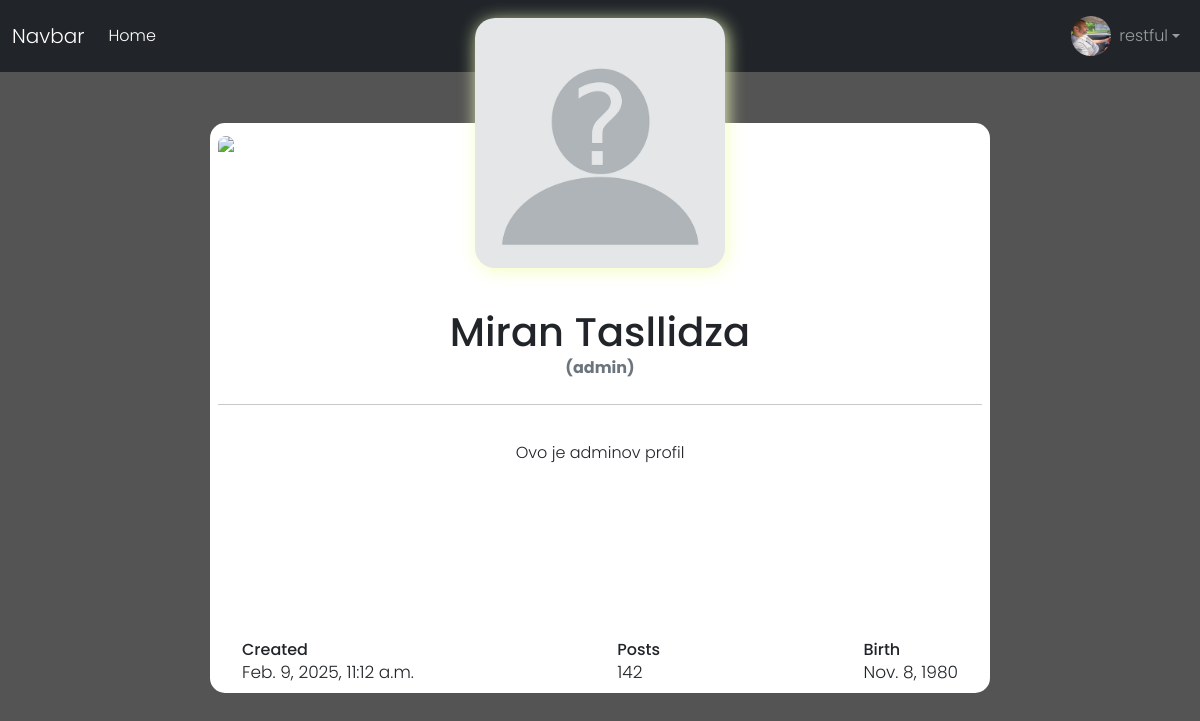
/profiles/1/ (signed in), run on the app's committed database.
### profiles/models.py (models this page shows, shortened)
class Profile (models.Model):
    user = models.OneToOneField(User, on_delete=models.CASCADE)
    bio = models.TextField(blank=True)
    profile_image = models.ImageField(default="avatar.png", upload_to="avatars/")
    date_of_birth = models.DateField(null=True, blank=True)
    updated = models.DateTimeField(auto_now=True)
    created = models.DateTimeField(auto_now_add=True)

### profiles/views.py (the view)
# urls.py: path('<int:pk>/', views.wiew_profile, name='profile'),
def wiew_profile(request, pk):
    profile = Profile.objects.get(pk=pk)
    return render(request, 'profiles/profile.html', {'profile': profile})

### profiles/templates/profiles/profile.html (shortened to what this page needs)
{% extends 'base.html' %}
{% load static %}
{% block styles %}
<link rel="stylesheet" href="{% static 'profiles/css/profile.css' %}">
{% endblock styles %}
{% block content %}
<div class="container d-flex justify-content-center align-items-center">
    <div class="card">
        <div class="upper">
            <img src="https://i.imgur.com/Qtrsrk5.jpg" class="img-fluid">
        </div>
        <div class="user text-center">
                <img src="{{ profile.profile_image.url }}" class="img_profile" >
        </div>
        <div class="text-center data">
            <h1 class="mb-0 fw-bpld">{{ profile.user.first_name }} {{ profile.user.last_name }}</h1>
            <span class="text-muted d-block mb-2 fw-bold">({{ profile.user.username }})</span>
        </div>
        <div class="text-center bio">
            <p>{{ profile.bio }}</p>
        </div>
        <div class="d-flex justify-content-between align-items-center mt-4 px-4">
            <div class="stats">
                <h6 class="mb-0">Created</h6>
                <span>{{ profile.created }}</span>
            </div>
            <div class="stats">
                <h6 class="mb-0">Posts</h6>
                <span>142</span>
            </div>
            <div class="stats">
                <h6 class="mb-0">Birth</h6>
                <span>{{ profile.date_of_birth }}</span>
            </div>
        </div>
    </div>
</div>
{% endblock content %}

### templates/navbar.html (shortened to what this page needs)
<nav class="navbar navbar-expand-lg navbar-dark bg-dark">
    <div class="container-fluid">
        <a class="navbar-brand" href="#">Navbar</a>
        <div class="collapse navbar-collapse" id="navbarSupportedContent">
            <ul class="navbar-nav me-auto mb-2 mb-lg-0">
                <li class="nav-item">
                    <a class="nav-link active" aria-current="page" href="{% url 'home' %}">Home</a>
                </li>
            </ul>
            {% if user.is_authenticated %}
                <ul class="navbar-nav ms-auto">
                    <li class="nav-item dropdown">
                        <a class="nav-link dropdown-toggle d-flex align-items-center" href="#" id="navbarDropdownMenuLink" role="button"
                            data-bs-toggle="dropdown" aria-expanded="false">
                            <img src="{{ user.profile.profile_image.url }}" class="rounded-circle me-2" width="40" height="40" alt="Profile">
                            {{ user.username }}
                        </a>
                    </li>
                </ul>
            {% endif %}
        </div>
    </div>
</nav>

### profiles/static/profiles/css/profile.css (style rules this page uses)
body { background-color:#545454; font-family: "Poppins", sans-serif; font-weight: 300; }
.container { height: 80vh; }
.card { width: 780px; border: none; border-radius: 15px; padding: 8px; background-color: #fff; position: relative; height: 570px; }
.upper { height: 100px; }
.upper img { width: 100%; border-top-left-radius: 10px; border-top-right-radius: 10px; }
.user { position: relative; }
.img_profile { border-radius: 20px; height: 250px; width: auto; margin-top:-200px; box-shadow: 2px 3px 17px rgba(243, 255, 189, 0.938); }
.data { margin-top: 40px; padding: 0; }
.bio { margin-top: 20px; height: 200px; }
.stats span { font-size: 17px; }

### data on the page
Profile: profile_image (placeholder picture), user.first_name "Miran", user.last_name "Tasllidza", user.username "admin", bio "Ovo je adminov profil", created "Feb. 9, 2025, 11:12 a.m.", date_of_birth "Nov. 8, 1980"

### other printed values
{{ user.username }} "restful"
